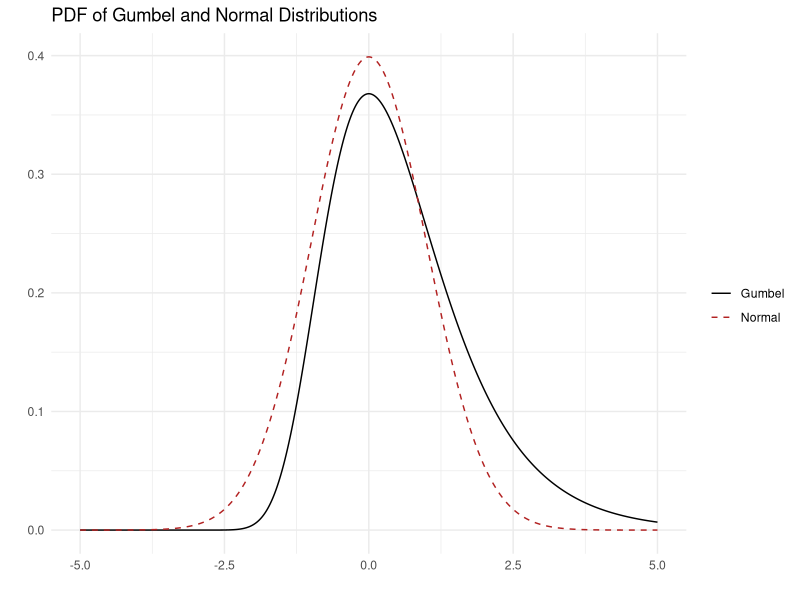
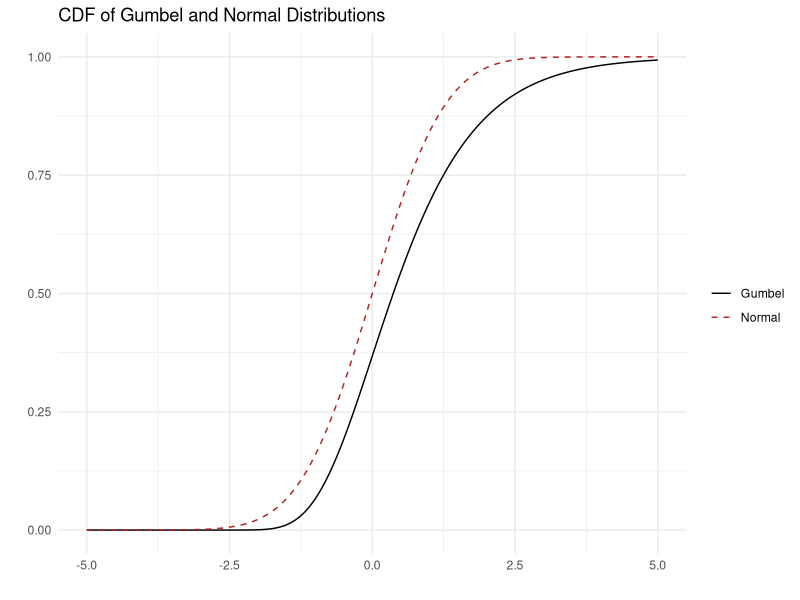

The R source for these figures, in order:
## ---- chunk 1
#| error: false
#| warning: false
#| message: false
#| layout-ncol: 2
#| echo: false

library(tidyverse)

pdf_dat <- tibble(
  x = seq(-5, 5, by = 0.01),
  g = exp(-x - exp(-x)),
  n = dnorm(x)
)

ggplot(pdf_dat, aes(x = x)) +
  geom_line(aes(y = g, color = "Gumbel")) +
  geom_line(aes(y = n, color = "Normal"), linetype = "dashed") +
  scale_color_manual(name = "", values = c("Gumbel" = "black", "Normal" = "firebrick"),
                     guide = guide_legend(override.aes = list(linetype = 1:2))) +
  labs(x = "", y = "", title = "PDF of Gumbel and Normal Distributions") +
  theme_minimal()

cdf_dat <- tibble(x = seq(-5, 5, by = 0.01), 
                  g = exp(-exp(-x)),
                  n = pnorm(x)
)

ggplot(cdf_dat, aes(x = x)) +
  geom_line(aes(y = g, color = "Gumbel")) +
  geom_line(aes(y = n, color = "Normal"), linetype = "dashed") +
  scale_color_manual(name = "", values = c("Gumbel" = "black", "Normal" = "firebrick"),
                     guide = guide_legend(override.aes = list(linetype = 1:2))) +
  labs(x = "", y = "", title = "CDF of Gumbel and Normal Distributions") +
  theme_minimal()



